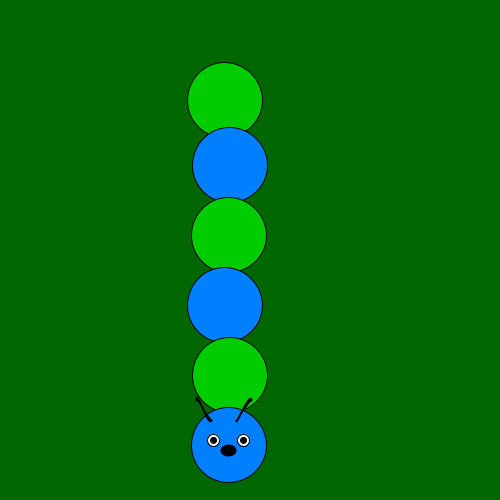
Frame 1 (no input)
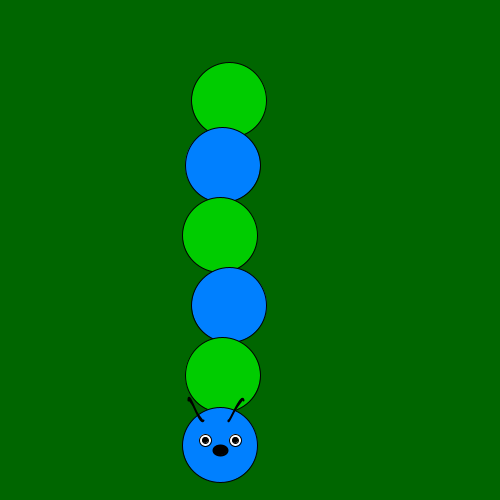
Frame 60 (the mouse pressed at the canvas centre just before this capture)
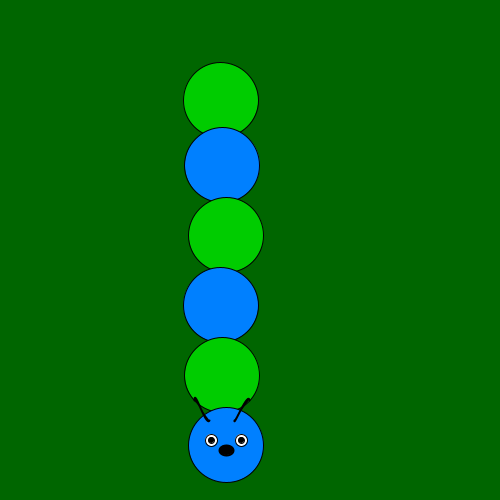
Frame 120 (the mouse held since frame 60 and released just before this capture)

The Processing sketch that drew these frames (run headless with seeded random() and noise(); from frame 60 on, the mouse is pressed at the canvas centre):

// Processing sketch: processing_161709
// ── processing_161709.pde

//Olivia Mund
//week 3 assignment
//This is a caterpiller I made named Buggles
//Name creds go to Haley Jones
float angle = 0.0;
float speed = 0.07;
float x = 0.0;
float y = 130.0;
int s = 75;

void setup() {
  size (500, 500);
  smooth();
}

void draw() {
  background(0, 102, 0);
  angle = angle + speed;
  strokeWeight(1);
  fill(0, 204, 0);
  ellipse(225 + (sin(angle + PI) * 5), 100, s, s);
  fill(0, 128, 255);
  ellipse(225 + (sin(angle + HALF_PI) * 5), 165, s, s);
  fill(0, 204, 0);
  ellipse(225 + (sin(angle + QUARTER_PI) * 5), 235, s, s);
  fill(0, 128, 255);
  ellipse(225 + (sin(angle + PI) * 5), 305, s, s);
  fill(0, 204, 0);
  ellipse(225 + (sin(angle + HALF_PI) * 5), 375, s, s);
  fill(0, 128, 255);
  ellipse(225 + (sin(angle + QUARTER_PI) * 5), 445, s, s);
  fill(255, 255, 255);
  ellipse(210 + (sin(angle + QUARTER_PI) * 5), 440, 12, 12);
  ellipse(240 + (sin(angle + QUARTER_PI) * 5), 440, 12, 12);
  fill(0, 0, 0);
  ellipse(210 + (sin(angle + QUARTER_PI) * 5), 440, 6, 6);
  ellipse(240 + (sin(angle + QUARTER_PI) * 5), 440, 6, 6);
  strokeWeight(2);
  fill(0, 0, 0);
  beginShape();
  curveVertex(210 + (sin(angle + QUARTER_PI) * 5), 500);
  curveVertex(193 + (sin(angle + QUARTER_PI) * 5), 400);
  curveVertex(208 + (sin(angle + QUARTER_PI) * 5), 420);
  curveVertex(215 + (sin(angle + QUARTER_PI) * 5), 360);
  endShape();
  beginShape();
  curveVertex(240 + (sin(angle + QUARTER_PI) * 5), 480);
  curveVertex(248 + (sin(angle + QUARTER_PI) * 5), 400);
  curveVertex(233 + (sin(angle + QUARTER_PI) * 5), 420);
  curveVertex(255 + (sin(angle + QUARTER_PI) * 5), 360);
  endShape();
  ellipse(225 + (sin(angle + QUARTER_PI) * 5), 450, 14, 10);
}
